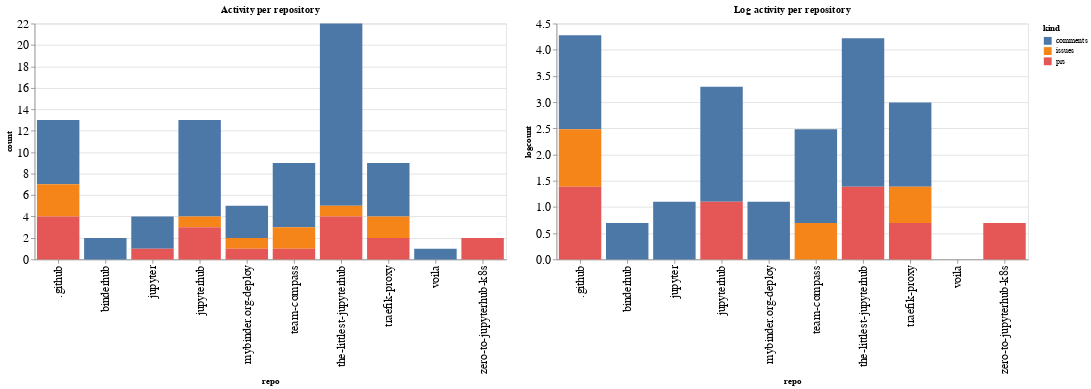

The code cell stored with this chart in its notebook:
### Code cell
ch1 = alt.Chart(repo_summaries, width=600, title="Activity per repository").mark_bar().encode(
    x='repo',
    y='count',
    color='kind',
    tooltip="kind"
)

ch2 = alt.Chart(repo_summaries, width=600, title="Log activity per repository").mark_bar().encode(
    x='repo',
    y='logcount',
    color='kind',
    tooltip="kind"
)

ch1 | ch2

### Figure 1 — Vega-Lite specification as saved in the notebook (floating-point values rounded to 4 significant figures)
{"config": {"axisLeft": {"labelFontSize": 15}, "axisBottom": {"labelFontSize": 15}}, "hconcat": [{"mark": "bar", "encoding": {"color": {"type": "nominal", "field": "kind"}, "tooltip": {"type": "nominal", "field": "kind"}, "x": {"type": "nominal", "field": "repo"}, "y": {"type": "quantitative", "field": "count"}}, "title": "Activity per repository", "width": 600}, {"mark": "bar", "encoding": {"color": {"type": "nominal", "field": "kind"}, "tooltip": {"type": "nominal", "field": "kind"}, "x": {"type": "nominal", "field": "repo"}, "y": {"type": "quantitative", "field": "logcount"}}, "title": "Log activity per repository", "width": 600}], "data": {"name": "data-c64ef6d434c4a4c6ea5a78c2e29fb86a"}, "$schema": "https://vega.github.io/schema/vega-lite/v4.8.1.json", "datasets": {"data-c64ef6d434c4a4c6ea5a78c2e29fb86a": [{"repo": ".github", "kind": "comments", "count": 6, "logcount": 1.792}, {"repo": ".github", "kind": "issues", "count": 3, "logcount": 1.099}, {"repo": ".github", "kind": "prs", "count": 4, "logcount": 1.386}, {"repo": "binderhub", "kind": "comments", "count": 2, "logcount": 0.6931}, {"repo": "jupyter", "kind": "comments", "count": 3, "logcount": 1.099}, {"repo": "jupyter", "kind": "prs", "count": 1, "logcount": 0.0}, {"repo": "jupyterhub", "kind": "comments", "count": 9, "logcount": 2.197}, {"repo": "jupyterhub", "kind": "issues", "count": 1, "logcount": 0.0}, {"repo": "jupyterhub", "kind": "prs", "count": 3, "logcount": 1.099}, {"repo": "mybinder.org-deploy", "kind": "comments", "count": 3, "logcount": 1.099}, {"repo": "mybinder.org-deploy", "kind": "issues", "count": 1, "logcount": 0.0}, {"repo": "mybinder.org-deploy", "kind": "prs", "count": 1, "logcount": 0.0}, {"repo": "team-compass", "kind": "comments", "count": 6, "logcount": 1.792}, {"repo": "team-compass", "kind": "issues", "count": 2, "logcount": 0.6931}, {"repo": "team-compass", "kind": "prs", "count": 1, "logcount": 0.0}, {"repo": "the-littlest-jupyterhub", "kind": "comments", "count": 17, "logcount": 2.833}, {"repo": "the-littlest-jupyterhub", "kind": "issues", "count": 1, "logcount": 0.0}, {"repo": "the-littlest-jupyterhub", "kind": "prs", "count": 4, "logcount": 1.386}, {"repo": "traefik-proxy", "kind": "comments", "count": 5, "logcount": 1.609}, {"repo": "traefik-proxy", "kind": "issues", "count": 2, "logcount": 0.6931}, {"repo": "traefik-proxy", "kind": "prs", "count": 2, "logcount": 0.6931}, {"repo": "voila", "kind": "comments", "count": 1, "logcount": 0.0}, {"repo": "zero-to-jupyterhub-k8s", "kind": "prs", "count": 2, "logcount": 0.6931}]}}
